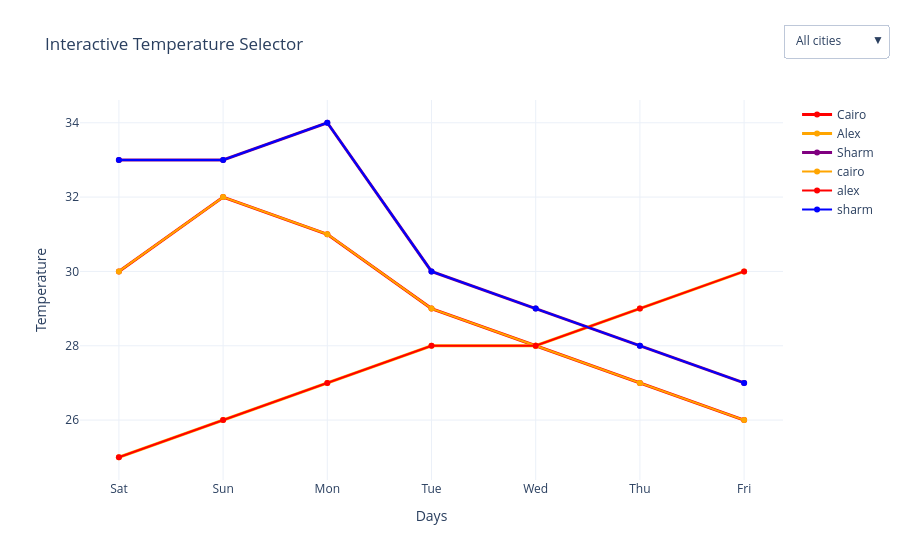

Notebook cell for this chart:
### Code cell
fig.add_trace(go.Scatter(
    x = days ,
    y = cairo ,
    mode = 'lines+markers' ,
    name = 'cairo',
    line = dict(color = 'orange', width = 2)
))
#Line for alex temp

fig.add_trace(go.Scatter(
    x = days ,
    y = alex ,
    mode = 'lines+markers' ,
    name = 'alex',
    line = dict(color = 'red', width = 2)
))
#Line for sharm temp
fig.add_trace(go.Scatter(
    x = days ,
    y = sharm ,
    mode = 'lines+markers' ,
    name = 'sharm',
    line = dict(color = 'blue', width = 2)
))


fig.update_layout(
    updatemenus = [
        dict(
            type = "dropdown",
            x = 1.15 , y = 1.2,
            buttons = [
                dict(label = "All cities", method = "update",
                     args = [{"visible":[True,True,True]},{"title":"All cities"}]),
                dict(label = "Cairo only", method = "update",
                     args = [{"visible":[True,False,False]},{"title":"All cities"}]),
                dict(label = "Alex only", method = "update",
                     args = [{"visible":[False,True,False]},{"title":"All cities"}]),
                dict(label = "Sharm only", method = "update",
                     args = [{"visible":[False,False,True]},{"title":"All cities"}]),
            ]
        )
    ],
    title = "Interactive Temperature Selector",
    xaxis_title="Days",
    yaxis_title="Temperature",
    template="plotly_white"
)

### Figure 1 — Plotly figure (JSON) as saved in the notebook; plotly's stock layout.template omitted (floating-point values rounded to 4 significant figures)
{"data": [{"line": {"color": "red", "width": 3}, "mode": "lines+markers", "name": "Cairo", "x": ["Sat", "Sun", "Mon", "Tue", "Wed", "Thu", "Fri"], "y": [30, 32, 31, 29, 28, 27, 26], "type": "scatter"}, {"line": {"color": "orange", "width": 3}, "mode": "lines+markers", "name": "Alex", "x": ["Sat", "Sun", "Mon", "Tue", "Wed", "Thu", "Fri"], "y": [25, 26, 27, 28, 28, 29, 30], "type": "scatter"}, {"line": {"color": "purple", "width": 3}, "mode": "lines+markers", "name": "Sharm", "x": ["Sat", "Sun", "Mon", "Tue", "Wed", "Thu", "Fri"], "y": [33, 33, 34, 30, 29, 28, 27], "type": "scatter"}, {"line": {"color": "orange", "width": 2}, "mode": "lines+markers", "name": "cairo", "x": ["Sat", "Sun", "Mon", "Tue", "Wed", "Thu", "Fri"], "y": [30, 32, 31, 29, 28, 27, 26], "type": "scatter"}, {"line": {"color": "red", "width": 2}, "mode": "lines+markers", "name": "alex", "x": ["Sat", "Sun", "Mon", "Tue", "Wed", "Thu", "Fri"], "y": [25, 26, 27, 28, 28, 29, 30], "type": "scatter"}, {"line": {"color": "blue", "width": 2}, "mode": "lines+markers", "name": "sharm", "x": ["Sat", "Sun", "Mon", "Tue", "Wed", "Thu", "Fri"], "y": [33, 33, 34, 30, 29, 28, 27], "type": "scatter"}], "layout": {"updatemenus": [{"buttons": [{"args": [{"visible": [true, true, true]}, {"title": "All cities"}], "label": "All cities", "method": "update"}, {"args": [{"visible": [true, false, false]}, {"title": "All cities"}], "label": "Cairo only", "method": "update"}, {"args": [{"visible": [false, true, false]}, {"title": "All cities"}], "label": "Alex only", "method": "update"}, {"args": [{"visible": [false, false, true]}, {"title": "All cities"}], "label": "Sharm only", "method": "update"}], "type": "dropdown", "x": 1.15, "y": 1.2}], "title": {"text": "Interactive Temperature Selector"}, "xaxis": {"title": {"text": "Days"}}, "yaxis": {"title": {"text": "Temperature"}}}}
